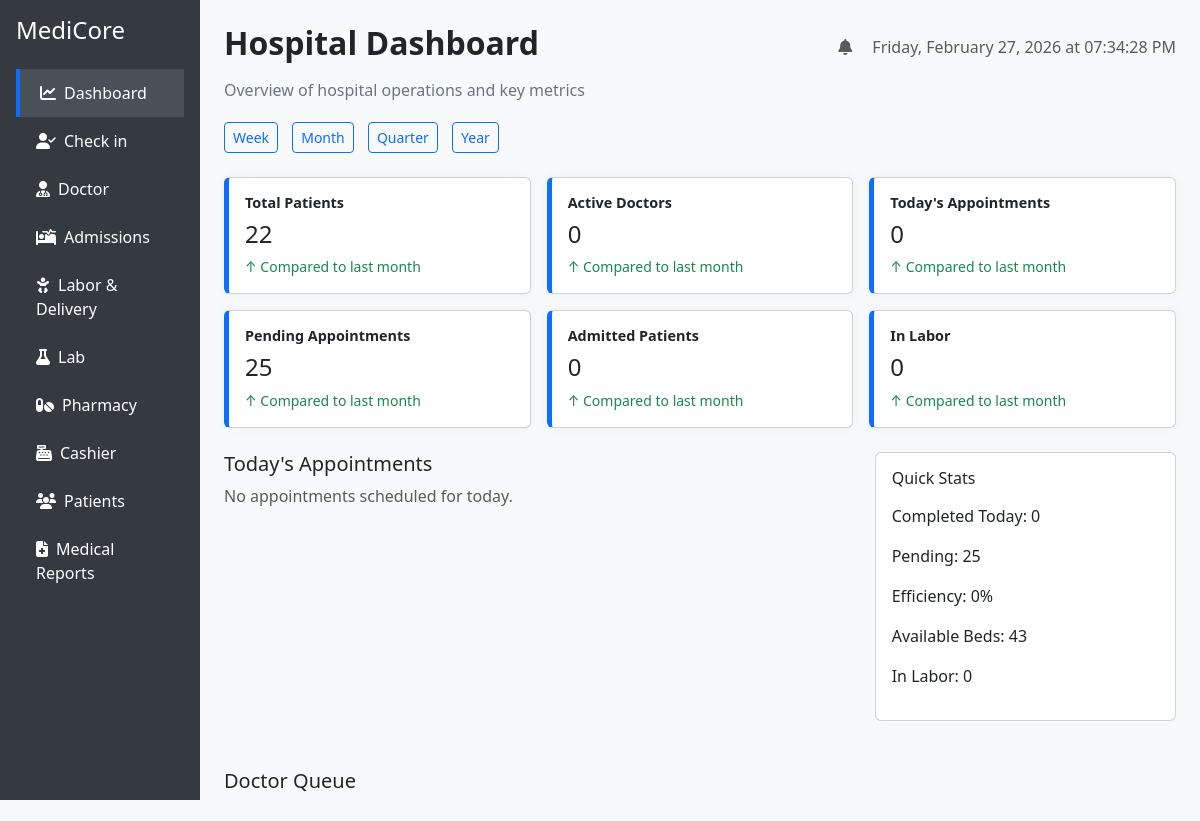
Before: / with the older database file.
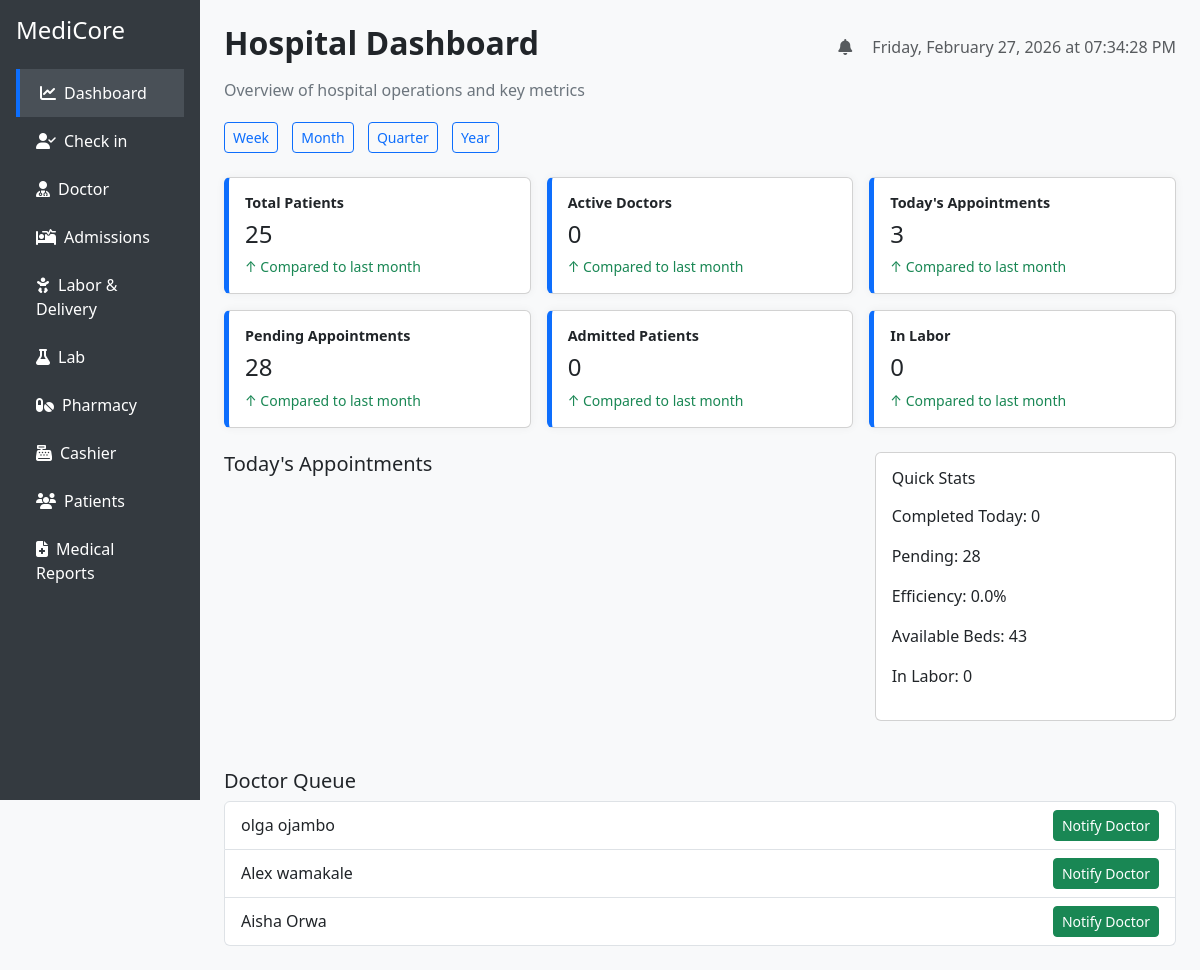
After: the same page with the newer database file.
### tables this page shows
CREATE TABLE appointments (
  id INTEGER PRIMARY KEY AUTOINCREMENT,
  patient_id INTEGER,
  doctor_id INTEGER,
  appointment_date TEXT,
  duration_minutes INTEGER,
  status TEXT,
  appointment_type TEXT,
  notes TEXT,
  is_active INTEGER DEFAULT 1,
  created_at TEXT,
  updated_at TEXT
);

### app.py (the view)
@app.route('/')
def dashboard():
    db = get_db()
    today_sql = datetime.now().strftime('%Y-%m-%d')
    today_display = datetime.now().strftime('%A, %B %d, %Y')
    stats = {
        'total_patients': db.execute(
            "SELECT COUNT(*) FROM patients WHERE is_active = 1"
        ).fetchone()[0],
        'total_doctors': db.execute(
            "SELECT COUNT(*) FROM doctors WHERE is_active = 1"
        ).fetchone()[0],
        'today_appointments': db.execute(
            "SELECT COUNT(*) FROM appointments WHERE DATE(appointment_date) = ?",
            (today_sql,)
        ).fetchone()[0],
        'pending_appointments': db.execute(
            "SELECT COUNT(*) FROM appointments WHERE status IN ('scheduled', 'confirmed')"
        ).fetchone()[0],
        'completed_appointments_today': db.execute(
            "SELECT COUNT(*) FROM appointments WHERE DATE(appointment_date) = ? AND status = 'completed'",
            (today_sql,)
        ).fetchone()[0],
        'admitted_patients': db.execute(
            "SELECT COUNT(*) FROM patients WHERE admission_status = 'admitted'"
        ).fetchone()[0],
        'in_labor': db.execute(
            "SELECT COUNT(*) FROM patients WHERE labor_status = 'active'"
        ).fetchone()[0],
        'available_beds': db.execute(
            "SELECT COUNT(*) FROM beds WHERE status = 'available'"
        ).fetchone()[0],
        'efficiency': 0
    }
    if stats['today_appointments'] > 0:
        stats['efficiency'] = round(
            (stats['completed_appointments_today'] / stats['today_appointments']) * 100, 2
        )
    queue = db.execute("""
        SELECT a.id, p.first_name || ' ' || p.last_name AS patient_name, a.status
        FROM appointments a
        JOIN patients p ON a.patient_id = p.id
        WHERE DATE(a.appointment_date) = ? AND a.status IN ('scheduled', 'confirmed')
        ORDER BY a.appointment_date ASC
    """, (today_sql,)).fetchall()
    appointments = db.execute("""
        SELECT a.*,
               p.first_name || ' ' || p.last_name AS patient_name,
               d.first_name || ' ' || d.last_name AS doctor_name,
               strftime('%H:%M', a.appointment_date) AS time
        FROM appointments a
        JOIN patients p ON a.patient_id = p.id
        JOIN doctors d ON a.doctor_id = d.id
        WHERE DATE(a.appointment_date) = ?
        ORDER BY a.appointment_date ASC
    """, (today_sql,)).fetchall()
    return render_template(
        'dashboard.html',
        stats=stats,
        appointments=appointments,
        queue=queue,
        current_date=today_display
    )

### app.py (called while the page is built)
def get_db():
    conn = sqlite3.connect('hospital.db')
    conn.row_factory = sqlite3.Row
    return conn

### templates/dashboard.html (shortened to what the changed rows need)
<!DOCTYPE html>
<html lang="en">
<head>
  <link href="https://cdn.jsdelivr.net/npm/bootstrap@5.3.0/dist/css/bootstrap.min.css" rel="stylesheet">
  <link href="https://cdnjs.cloudflare.com/ajax/libs/font-awesome/6.4.0/css/all.min.css" rel="stylesheet">
</head>
<body>
  <div class="container-fluid">
    <div class="row">
      <div class="col-md-10 p-4">
        <div class="d-flex justify-content-between align-items-center mb-2">
          <h2 class="fw-bold">Hospital Dashboard</h2>
        </div>
        <div class="row g-3 mb-4">
          {% for label, value in [
            ('Total Patients', stats.total_patients),
            ('Active Doctors', stats.total_doctors),
            ("Today's Appointments", stats.today_appointments),
            ('Pending Appointments', stats.pending_appointments),
            ('Admitted Patients', stats.admitted_patients),
            ('In Labor', stats.in_labor)
          ] %}
          <div class="col-md-4">
            <div class="card metric-card p-3">
              <h6 class="card-title">{{ label }}</h6>
              <h4>{{ value }}</h4>
              <small class="text-success">↑ Compared to last month</small>
            </div>
          </div>
          {% endfor %}
        </div>
        <div class="row">
          <div class="col-md-8">
            <h5>Today's Appointments</h5>
            {% if stats.today_appointments == 0 %}
              <p class="text-muted">No appointments scheduled for today.</p>
            {% endif %}
          </div>
          <div class="col-md-4">
            <div class="card p-3">
              <h6 class="mb-3">Quick Stats</h6>
              <p>Completed Today: {{ stats.completed_appointments_today }}</p>
              <p>Pending: {{ stats.pending_appointments }}</p>
              <p>Efficiency: {{ stats.efficiency }}%</p>
              <p>Available Beds: {{ stats.available_beds }}</p>
              <p>In Labor: {{ stats.in_labor }}</p>
            </div>
          </div>
        </div>
        <div class="mt-5">
          <ul class="list-group">
            {% for item in queue %}
              <li class="list-group-item d-flex justify-content-between align-items-center">
                {{ item.patient_name }}
                <a href="{{ url_for('notify_doctor_ready', appointment_id=item.id) }}" class="btn btn-sm btn-success">Notify Doctor</a>
              </li>
            {% endfor %}
          </ul>
        </div>
      </div>
    </div>
  </div>
</body>
</html>

Changed rows visible on the page:
added appointments: patient_name "olga ojambo"
added appointments: patient_name "Alex wamakale"
added appointments: patient_name "Aisha Orwa"
Other visible differences:
{{ stats.pending_appointments }}: "25" → "28"
{{ stats.efficiency }}: "0" → "0.0"
new list line: "Total Patients 25 ↑ Compared to last month"
new list line: "Today's Appointments 3 ↑ Compared to last month"
new list line: "Pending Appointments 28 ↑ Compared to last month"
list line gone: "Total Patients 22 ↑ Compared to last month"
list line gone: "Today's Appointments 0 ↑ Compared to last month"
list line gone: "Pending Appointments 25 ↑ Compared to last month"
text no longer shown: "No appointments scheduled for today."
